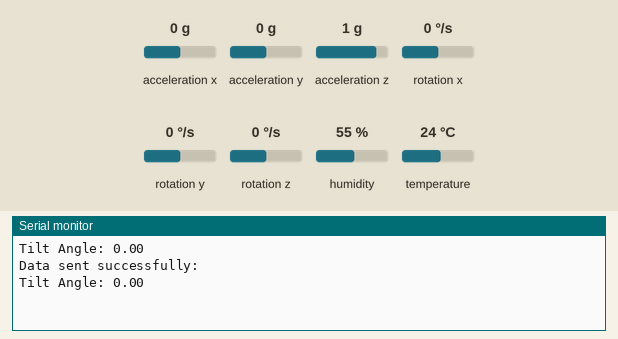
Recording of a sketch running on a simulated ESP8266 (NodeMCU). On the bench: the last lines printed to the serial monitor. Inputs (shaded band) come from the test bench; at power-on: acceleration y 0 g, acceleration x 0 g, acceleration z 1 g, rotation x 0 °/s, rotation y 0 °/s, rotation z 0 °/s, humidity 55 %, temperature 24 °C. WiFi joins after 1.5 s; servers stay silent unless stated; uploads are accepted with an empty reply.

Above: at 3.0 s.
3.1 s: acceleration y set to 0.8 g
At 4.5 s:
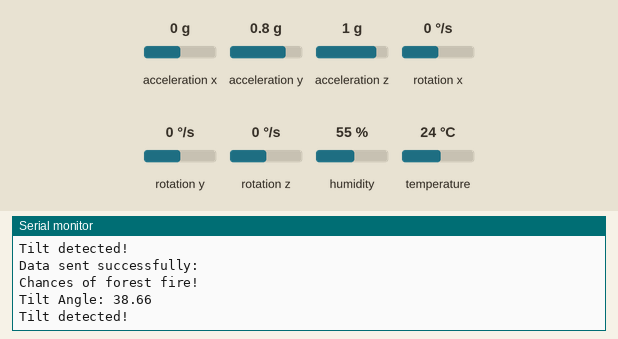
4.7 s: acceleration x set to -1.4 g
At 5.2 s:
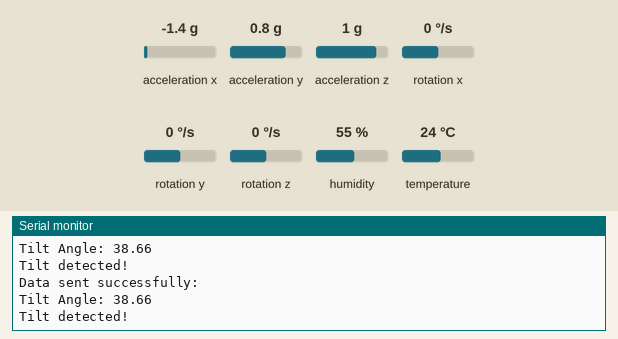
6.2 s: acceleration z set to -1.4 g
At 6.2 s:
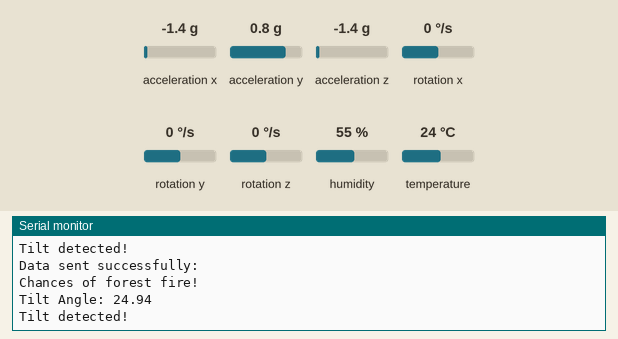
Timing chart, 0 to 9.2 s (numbered marks = the images above; inputs shaded):
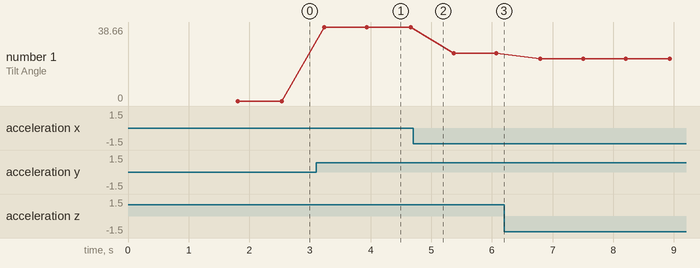

Measured:
- after the input at 3.1 s, the serial monitor: prints a new line after 0.14 s (image 1)
- plotted number 1: 0 → 38.66 after the input at 3.1 s, 38.66 → 24.94 after the input at 4.7 s, 24.94 → 22 after the input at 6.2 s

The sketch:

DHT11_sensor_nodemcu.ino
```cpp
#define BLYNK_TEMPLATE_ID "TMPL3xCAeFFKo"
#define BLYNK_TEMPLATE_NAME "IOT II"
#define BLYNK_AUTH_TOKEN " "
#define BLYNK_PRINT Serial

#include <SPI.h>
#include <ESP8266WiFi.h>
#include <BlynkSimpleEsp8266.h>
#include <SimpleTimer.h>
#include <DHT.h>
#include <MPU6050.h>
#include <Wire.h>
#include <ESP8266HTTPClient.h>

MPU6050 mpu;


char ssid[] = " ";
char pass[] = " ";

const char* serverUrl = " "; // Your deployed URL
const char* supabaseUrl =" ";
const char* supabaseKey = " ";
char auth[] = " "; // Blynk Auth Token

// DHT sensor
#define DHTPIN 2 // Digital pin for DHT
#define DHTTYPE DHT11 // Change to DHT22 if using DHT22

DHT dht(DHTPIN, DHTTYPE);
SimpleTimer timer;

// Tilt detection settings
float tiltThreshold = 15.0; // Threshold for tilt detection
bool isTilted = false;

// MPU6050 setup
int16_t ax, ay, az;
float tiltAngle = 0.0;

void setup() {
  // Start Serial Monitor
  Serial.begin(115200);

  // Initialize WiFi and Blynk
  Blynk.begin(auth, ssid, pass);

  // Initialize DHT sensor
  dht.begin();

  // Initialize MPU6050
  Wire.begin();
  mpu.initialize();
  if (!mpu.testConnection()) {
    Serial.println("MPU6050 connection failed!");
    while (1);
  }

  // Setup SimpleTimer to send sensor data
  timer.setInterval(1000L, sendSensor);
}

void sendSensor() {
  float h = dht.readHumidity();
  float t = dht.readTemperature(); // or dht.readTemperature(true) for Fahrenheit

  if (isnan(h) || isnan(t)) {
    Serial.println("Failed to read from DHT sensor!");
    return;
  }

  if(t > 0.5) {
    Serial.println("Chances of forest fire!");
    Blynk.logEvent("forest_fire");
  }

  // Send data to Blynk
  Blynk.virtualWrite(V5, h); // Humidity for gauge
  Blynk.virtualWrite(V6, t); // Temperature for gauge
}

void loop() {
  Blynk.run(); // Initiate Blynk
  timer.run(); // Run SimpleTimer

  // Get accelerometer data from MPU6050
  mpu.getAcceleration(&ax, &ay, &az);

  // Convert raw accelerometer data to tilt angle (in degrees)
  tiltAngle = atan2(ay, sqrt(ax * ax + az * az)) * 180 / PI;

  // Print tilt angle to Serial Monitor
  Serial.print("Tilt Angle: ");
  Serial.println(tiltAngle);

  // Check if tilt angle exceeds the threshold
  if (tiltAngle > tiltThreshold) {
    Serial.println("Tilt detected!");
    // Send tilt status to Blynk (Virtual Pin V7)
    Blynk.virtualWrite(V7, 1);
    Blynk.logEvent("tilt_detected");
  } else {
    Blynk.virtualWrite(V7, 0);
  }

  delay(500);  // Delay to avoid flooding the serial output and Blynk updates

  // Send data to the server
  if (WiFi.status() == WL_CONNECTED) {
    HTTPClient http;
    WiFiClient client;  // Create a WiFiClient object
    http.begin(client, serverUrl);  // Use WiFiClient object for HTTPClient

    http.addHeader("Content-Type", "application/json");
    float h = dht.readHumidity();
    float t = dht.readTemperature();

    // Prepare JSON payload
    String payload = "{\"temperature\":" + String(t) + ",\"humidity\":" + String(h) + ",\"tilt\":" + String(tiltAngle) + "}";

    // Send HTTP POST request
    int httpResponseCode = http.POST(payload);

    if (httpResponseCode > 0) {
      String response = http.getString();
      Serial.println("Data sent successfully: " + response);
    } else {
      Serial.println("Error in sending data: " + String(httpResponseCode));
    }

    http.end();  // End HTTP connection
  } else {
    Serial.println("WiFi Disconnected");
  }
}
```
